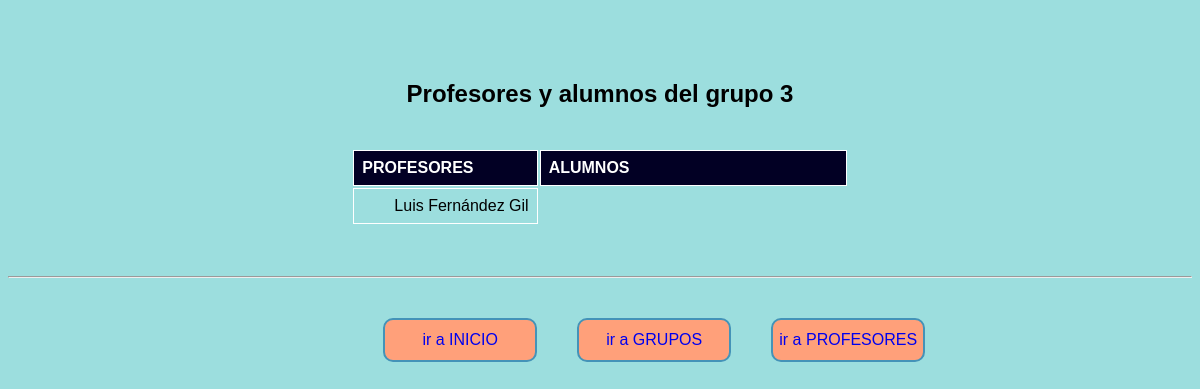
/murallas_reales/consulta_detalleGrupo.php?idgrupo=3, run on an earlier commit of the app's database.
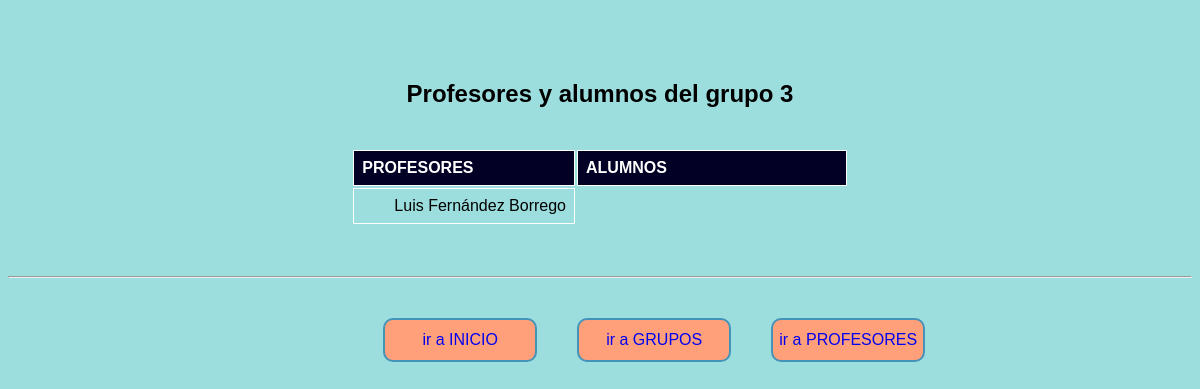
And on a later commit of the database.
### tables this page shows
CREATE TABLE `profesor` (
  `id_profesor` int(11) NOT NULL,
  `nombre` varchar(50) NOT NULL,
  `apellidos` varchar(100) NOT NULL,
  `telefono` varchar(12) DEFAULT NULL,
  `email` varchar(100) DEFAULT NULL
);

### murallas_reales/consulta_detalleGrupo.php (the view, shortened to what this page needs)
<!DOCTYPE html>
<html lang="en">
<head>
    <link rel="stylesheet" href="./estilo.css">
</head>
<?php
include_once "./conectar.php";
$idgrupo = $_GET['idgrupo'];
$sqlProf = "SELECT nombre, apellidos FROM Profesor JOIN Tutoria WHERE Profesor.id_profesor=Tutoria.id_profesor AND id_grupo =$idgrupo";
$resultadoProf = $conexion->query($sqlProf);
echo "<h2>Profesores y alumnos del grupo ".$idgrupo."</h2>";
echo "<section>";
echo "<table class='igual_igual'>";
echo "<tr><th>PROFESORES</th><th>ALUMNOS</th></tr>";
if ($resultadoProf->num_rows > 0) {
    while ($row = $resultadoProf->fetch_assoc()) {
        echo "<tr>";
        echo "<td>".$row["nombre"]." ".$row["apellidos"].
        "</td>";
    }
}
echo "</table>";
echo "</section>";
?>
<hr>
<nav>
    <div><a href="./index.php">ir a INICIO</a></div>
    <div><a href="./consulta_grupos.php">ir a GRUPOS</a></div>
    <div><a href="./consulta_profesores.php">ir a PROFESORES</a></div>
</nav>

What changed in the data, as far as the page shows it:
changed profesor "Luis": apellidos "Fernández Gil" → "Fernández Borrego"
